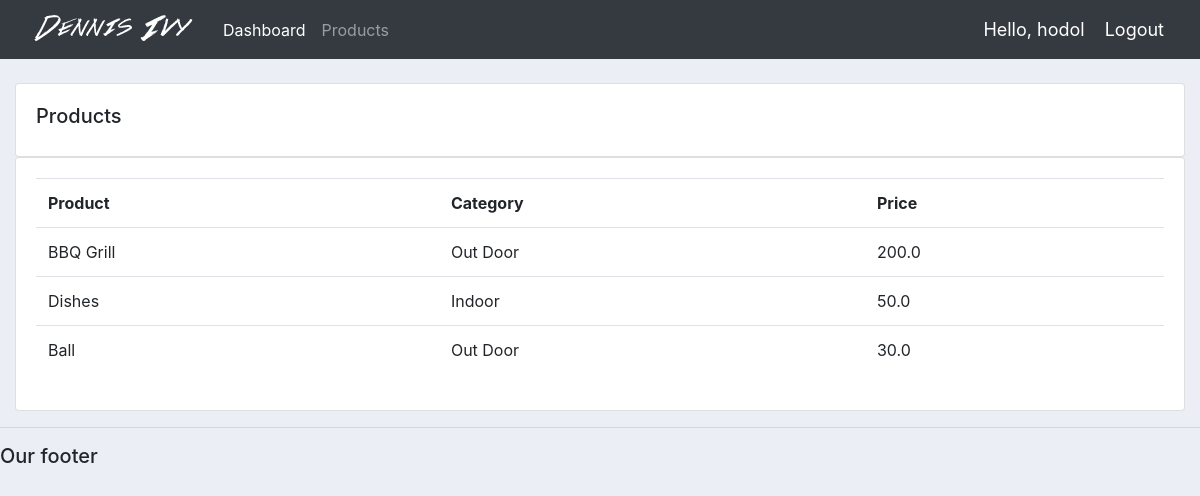
Screenshot of /products/ (signed in) with the database file from the repository.
### basicapp/models.py (models this page shows, shortened)
class Product(models.Model):
    CATEGORY = (
                ('Indoor','Indoor'),
                ('Out Door','Out Door'),
                )
    name = models.CharField(max_length=200, null=True)
    price = models.FloatField(null=True)
    category = models.CharField(max_length=200,null=True,choices=CATEGORY)
    description = models.CharField(max_length=200, null=True, blank=True)
    date_created = models.DateTimeField(auto_now_add=True, null=True)
    tags = models.ManyToManyField(Tag)

### basicapp/decorators.py (the view)
        def wrapper_func(request,*args,**kwargs):
            group = None
            if request.user.groups.exists():
                group = request.user.groups.all()[0].name
            if group in allowed_roles:
                return view_func(request,*args,**kwargs)
            else:
                return HttpResponse("You're not allowed to view this page")

### basicapp/views.py (called while the page is built)
@login_required(login_url='login')
@allowed_users(allowed_roles=['admin'])
def products(request):
    products = Product.objects.all()
    context = { "products":products }
    return render(request, 'basicapp/products.html',context)

### basicapp/templates/basicapp/products.html
{%  extends 'basicapp/main.html' %}
{% block content %}
		<br>
		<div class="row">
			<div class="col-md">
				<div class="card card-body">
					<h5>Products</h5>
				</div>
				<div class="card card-body">
					<table class="table">
						<tr>
							<th>Product</th>
							<th>Category</th>
							<th>Price</th>
						</tr>
						{% for g in products %}
							<tr>
								<td>{{ g.name }}</td>
								<td>{{ g.category }}</td>
								<td>{{ g.price }}</td>
							</tr>
						{% endfor %}
					</table>
				</div>
			</div>
		</div>
{% endblock content %}

### basicapp/templates/basicapp/navbar.html (shortened to what this page needs)
{% load static %}
<nav class="navbar navbar-expand-lg navbar-dark bg-dark">
  <img src="{% static 'images/logo.png' %}" alt="Gourab Sarkar">
  <div class="collapse navbar-collapse" id="navbarNav">
    <ul class="navbar-nav">
      {% if request.user.is_staff %}
        <li class="nav-item active">
          <a class="nav-link" href="{% url 'home' %}">Dashboard</a>
        </li>
        <li class="nav-item">
          <a class="nav-link" href="{% url 'products' %}">Products</a>
        </li>
        {% else %}
       <li class="nav-item">
        <a class="nav-link" href="{% url 'account' %}">Settings</a>
      </li>
      {% endif %}
    </ul>
  </div>
  <span class="vodor" >Hello, {{ request.user }}</span>
  <span ><a class="vodor" href="{% url 'logout' %}">Logout</a></span>
</nav>

### static/css/main.css (style rules this page uses)
body { background-color: #ebeff5; }

### basicapp/templates/basicapp/navbar.html (style rules this page uses)
.vodor { font-size: 18px; color: #fff; margin-right: 20px; }

### rows the page displays
Product: name "BBQ Grill", category "Out Door", price "200.0"
Product: name "Dishes", category "Indoor", price "50.0"
Product: name "Ball", category "Out Door", price "30.0"

### other values shown
{{ request.user }} "hodol"
